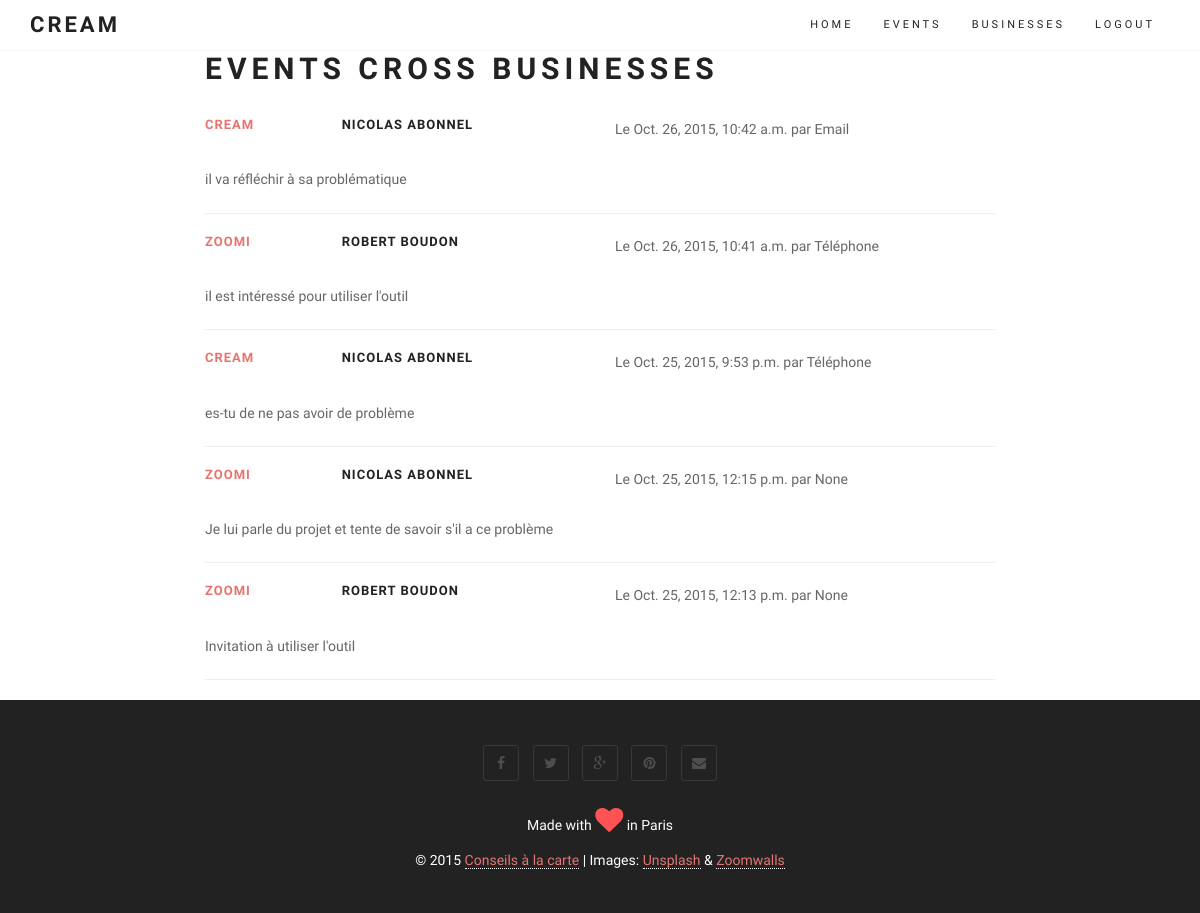
/event/ (signed in), run on an earlier commit of the app's database.
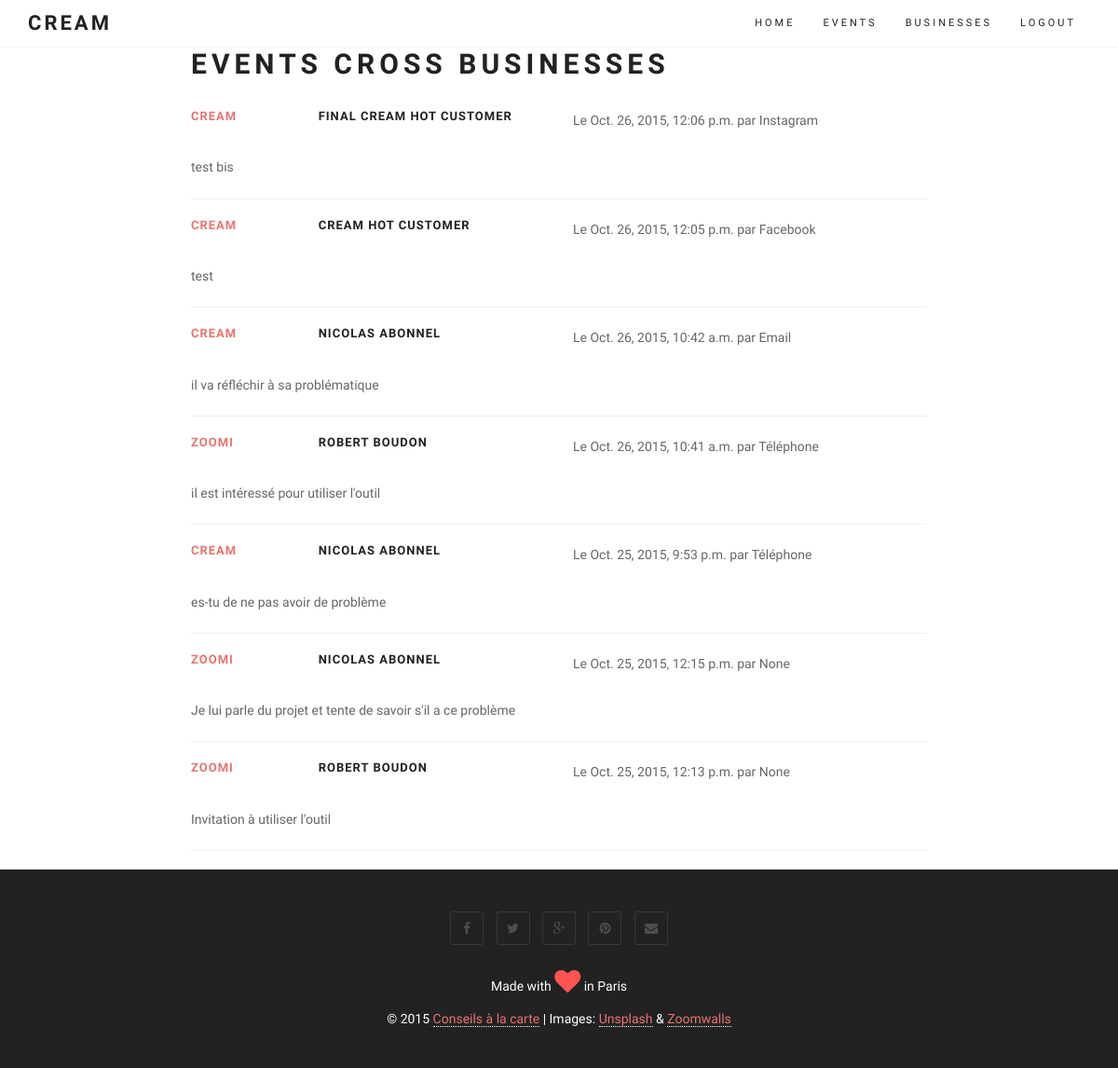
And on a later commit of the database.
### core/models.py (models this page shows)
class Event(models.Model):
	user = models.ForeignKey(User)
	customer = models.ForeignKey(Customer)
	business = models.ForeignKey(Business)
	kind = models.IntegerField(choices=EVENT_KIND, null=True, blank=True)
 	description = models.TextField(null=True, blank=True)
 	created_at = models.DateTimeField(auto_now_add=True)
 	def get_absolute_url(self):
 		return reverse (viewname="business_list")

class Business(models.Model):
	user = models.ForeignKey(User)
 	name = models.CharField(max_length=100, null=True, blank=True)
 	def __unicode__(self):
 		return str(self.name)
 	def create_event_url(self):
 		return reverse (viewname="event_create", args=[self.id])
 	def create_customer_url(self):
 		return reverse (viewname="customer_create", args=[self.id])
 	def list_customer_url(self):
 		return reverse (viewname="customer_list", args=[self.id])

class Customer(models.Model):
	user = models.ForeignKey(User)
	business = models.ForeignKey(Business) # could we make it multiple values
	kind = models.IntegerField(choices=CUSTOMER_KIND, null=True, blank=True)
	status = models.IntegerField(choices=CUSTOMER_STATUS, null=True, blank=True)
	fullname = models.CharField(max_length=100, null=True, blank=True)
	telephone = models.CharField(max_length=20, null=True, blank=True)
	email = models.CharField(max_length=100, null=True, blank=True)
 	created_at = models.DateTimeField(auto_now_add=True)
 	def __unicode__(self):
 		return str(self.fullname) #+ ' - ' + str(self.bus_c) + ' - ' + str(self.fullname)
 	def get_absolute_url(self):
 	 	return reverse (viewname="customer_list", args=[self.id])

### core/views.py (the view)
# urls.py: url(r'event/$', login_required(coreviews.EventListView.as_view())),
class EventListView(ListView):
	model = coremodels.Event
	template_name = "event/list.html"
	context_object_name = 'event'
	def get_queryset(self):
		return coremodels.Event.objects.filter(user=self.request.user).order_by('-created_at')

### templates/event/list.html (shortened to what this page needs)
{% extends "base/theme.html" %}
{% block content %}
<div class="row main-content">
	<div class="col-md-2"></div>
	<div class="col-md-8">
	<h2>Events cross Businesses</h2>
		{% for event in object_list %}
		<div class="row">
	 		<div class="col-md-2">
			<h3><a href="{{ event.get_absolute_url }}">{{ event.business }}</a></h3>
			</div>
	 		<div class="col-md-4">
			<h3>{{ event.customer }}</h3>
			</div>
	 		<div class="col-md-6">
			Le {{ event.created_at }} par {{ event.get_kind_display }}
			</div>
			<div class="col-md-12">
			<br>
			<p>{{ event.description }}</p>
			<hr></div>
		</div>
		{% endfor %}
	</div>
	<div class="col-md-2"></div>
</div>
{% endblock %}

What changed in the data, as far as the page shows it:
added Event: business "CREAM", customer "FINAL CREAM HOT CUSTOMER", created_at "Oct. 26, 2015, 12:06 p.m.", kind "Instagram", description "test bis"
added Event: business "CREAM", customer "CREAM HOT CUSTOMER", created_at "Oct. 26, 2015, 12:05 p.m.", kind "Facebook", description "test"
